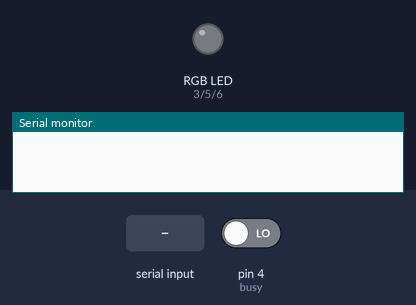
This sketch was run on a simulated Arduino Uno, built with avr-gcc and run on an emulated ATmega328P. On the bench: an RGB LED mixed from three pins (HIGH = lit), the last lines printed to the serial monitor. The inputs (shaded band) are chosen by the test bench; at power-on: pin 4 (busy) LOW. Random numbers use the default seed unless the sketch sets one; the audio player accepts every command and is not drawn.

Above: at 1.2 s.
1.3 s: "other" received over the second serial link
At 1.48 s:
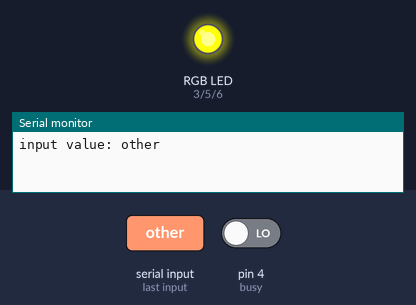
At 2.3 s:
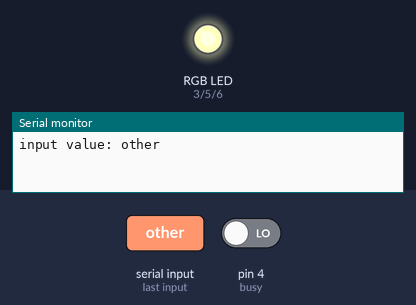
3.4 s: "onoff" received over the second serial link
At 4.6 s:
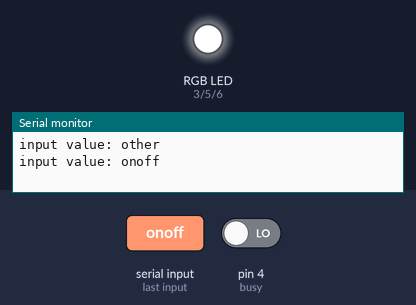
4.9 s: "sleep" received over the second serial link
10.9 s: "start" received over the second serial link
Timing chart, 0 to 29.4 s (numbered marks = the images above; inputs shaded):
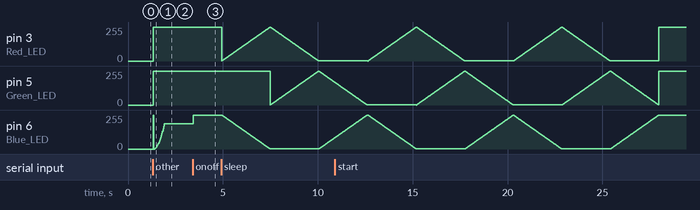

The sketch:

Healing_Mood_Lamp_CODE.ino
```cpp
#include <DFPlayer_Mini_Mp3.h>
#include <SoftwareSerial.h> //시리얼 통신 라이브러리 호출
//일반 입출력 데이터핀을 rx,tx핀으로 동작 가능하게끔 만들어주는 라이브러리
#define MAX 255
/**********************핀 설정*********************/
/********이름********번호**************기능********/
int Red_LED   = 3;              // 빨간색
int Green_LED = 5;              // 초록색
int Blue_LED  = 6;              // 파란색
int blueTx    = 10;             // bluetooth Tx (보내는핀 설정)
int blueRx    = 9;              // bluetooth Rx (받는핀 설정)
int mptx      = 12;             // mp3module Tx
int mprx      = 13;             // mp3module Rx
int busy      = 4;              // 음악이 재생중인지 아닌지 판독하는 핀

/********************일반 변수***********************/
int red=0;                    // 빨간색 led변수
int blue=0;                   // 파란색 led변수
int green=0;                  // 초록색 led변수
int vol = 15;                 // 볼륨 변수
String myString="";           // 받는 문자열(입력받는 문자열을 저장하기위한 변수)
int count=0;                  // 수면모드 카운터

/*******************상태 변수************************/
boolean state = 0;              // 수면모드실행 상태인지 아닌지 실행(1),실행아님(0)
boolean firstmusicorder = 0;    // 음악재생 최초 실행 여부
boolean pausestate = 0;         // 일시 정지상태
boolean play_state;             // 음악이 재생중인지 아닌지

//일반 입출력 데이터 핀을 rx,tx로 동작 가능하도록 만들어주는 함수 softwareserial name(핀번호,핀번호)
//소프트웨어 시리얼로
SoftwareSerial mySerial(blueTx, blueRx);      //시리얼 통신을 위한 객체선언
SoftwareSerial mp(mptx, mprx);                //시리얼 통신을 위한 객체선언


void resetRGB(){  // 3개의 핀 출력이 모두 1이면 LED가 꺼짐
  red = MAX;
  green = MAX;
  blue = MAX;
}

void setup() {
  //시리얼 통신을 초기화하고 전송속도를 설정하는 함수 name.begin(전송속도)
  Serial.begin(9600);   //시리얼모니터 개방
  mp.begin (9600);
  mySerial.begin(9600);  //블루투스 시리얼 개방
  mp3_set_serial (mp);  //set softwareSerial for DFPlayer-mini mp3 module
  delay(10);  //wait 1ms for mp3 module to set volume
  resetRGB();
  mp3_set_volume (vol);
}

void setRGB(int a, int b, int c){
  red = a;
  blue = b;
  green = c;
}

void turnRGB(){
  analogWrite( Red_LED, red );
  analogWrite( Green_LED, green );
  analogWrite( Blue_LED, blue );
  //analogwirte는 pwm 파형을 만들어주는 명령어(아날로그 신호를 출력할 수는 없지만 pwm 방식으로 아날로그 신호에 가깝게 만들어줌)
  //아두이노에서 pwm 방식으로 아날로그 값을 출력 할 때 0에서 255까지 총 256가지의 값을 출력 가능
  //각 값에 따라 duty cycle(1인상태의 비율)이 몇퍼센트인지 바뀜
  //그에 led 밝기는 0에서 최소, 255에서 최대가 됨(low,high)
}

void other(){
  //부드럽게 변화시키기위해서 for문 활용
  int r = random(3);
  switch(r){

  case 0:

    for(int i = 0 ; i < 20 ; i ++){
      red += i;
      turnRGB();
      delay(30);
    }
    if(red > MAX)
      red -= MAX;
    break;

  case 1:
    for(int i = 0 ; i < 20 ; i ++){
      blue += i;
      turnRGB();
      delay(30);
    }
    if(blue > MAX)
      blue -= MAX;
    break;

  case 2:
    for(int i = 0 ; i < 20 ; i ++){
      green += i;
      turnRGB();
      delay(30);
    }
    if(green > MAX)
      green -= MAX;
    break;

  }
}

void allreset(){
  resetRGB();
  myString="";
  state = false;
  firstmusicorder = false;
  pausestate = false;
  count=0;
  turnRGB();
  count = 0;
  mp3_stop();
}

void SleepMode()
{

  while(!mySerial.available())  //mySerial에 전송된 값이 없다면 반복 있으면 정지
  { //조명 바뀌는 동작 시간 7초
    for( int i = 0 ; i < 255 ; i ++ )
    {
      analogWrite( Red_LED, i );
      analogWrite( Blue_LED, 255 - i );
      delay(10);
    }
    for( int i = 0 ; i < 255 ; i ++ )
    {
      analogWrite( Green_LED, i );
      analogWrite( Red_LED, 255 - i );
      delay(10);
    }
    for( int i = 0 ; i < 255 ; i ++ )
    {
      analogWrite( Blue_LED, i );
      analogWrite( Green_LED, 255 - i );
      delay(10);
    }
    play_state = digitalRead(busy);     // connect Pin4 to BUSY pin of player
    if(play_state == HIGH && firstmusicorder == true
      && pausestate == false){  // 처음 음악재생을 했었고 노래가끝나면 다음곡 재생
        mp3_next ();
    }
    count ++;
    if( count == 3 ) { //약 1시간동안 수면모드(count 500) 일 경우 음악재생/조명 꺼지도록 all reset
      allreset();
      break;
    }

  }
}

void loop() {
  play_state = digitalRead(busy);     // connect Pin4 to BUSY pin of player
  if(play_state == HIGH && firstmusicorder == true
    && pausestate == false){      // 처음 음악재생을 했고, 퍼즈 상태에서의 재생이 아니면 다음곡 재생(노래가끝나면)
      mp3_next ();
  }
  if(play_state == LOW) pausestate = false;

  while(mySerial.available())  //mySerial에 전송된 값이 있으면
  {
    char myChar = (char)mySerial.read();   //mySerial int 값을 char 형식으로 변환
    myString+=myChar;                      //수신되는 문자를 myString에 모두 붙임 (1바이트씩 전송되는 것을 연결)
    delay(5);                              //수신 문자열 끊김 방지
  }

  if(!myString.equals(""))  //myString 값이 있다면
  {
    Serial.println("input value: "+ myString); // 시리얼모니터에 myString값 출력
    mySerial.println("\n  " + myString);           // 앱에 보낸 데이터 값 출력

    if(myString == "onoff" ){   //전달받은 문자열이 onoff면 전원을 끄거나 킴
      int s;
      if(red == MAX && blue == MAX && green == MAX )  // 꺼져있는 상태이면
        s = 0;
      if(red < MAX || blue < MAX || green < MAX )     // 켜져있는 상태이면
        s = 1;
      switch(s){
      case 0:   // OFF 상태라면
        setRGB(255,0,39); //하늘색으로 켜짐 원래 rgb(0,255,216)
        turnRGB();
        state = false;
        break;
      case 1:   // ON 상태라면 OFF
        resetRGB();
        turnRGB();
        state = false;
        break;
      }
    }
    if(myString == "other" ){   //다른색깔로바꿔줌
      other();
      state = false;
    }

    if(myString == "sleep" ){   //수면 모드 실행, 음악관련 조작 x
      if( state == false ){
        state = true;
        SleepMode();//무지개빛 계속반복
      }
    }

    if(myString == "start" ){   // 음악 재생
      if( state == true )       //수면모드 실행중이라면 start 명령을 전달해도 수면모드
        SleepMode();
      if( state == false && firstmusicorder == false){  // 처음 재생시 랜덤재생
        firstmusicorder = true;
        mp3_random_play();
      }
      if( state == false && firstmusicorder == true){   // 그 이후부턴 재생하던 곡 부터 재생
        mp3_play ();
      }
    }

    if(myString == "next" ){    // 다음 곡 재생
      if( state == true )
        SleepMode();
      if( state == false )
        mp3_next ();
      pausestate = false;
    }

    if(myString == "prev" ){    // 이전 곡 재생
      if( state == true )
        SleepMode();
      if( state == false )
        mp3_prev ();
      pausestate = false;
    }

    if(myString == "pause" ){   // 일시정지
      if( state == true )
        SleepMode();
      if( state == false ){
        pausestate = true;
       while(!mySerial.available())  //mySerial에 전송된 값이 없다면 반복 있으면 정지
        {
          mp3_pause();
        }
      }
    }

    if(myString == "volup" ){   // 볼륨 up
      if( state == false && vol<30)
        mp3_set_volume (++vol);
      if( state == true )
        SleepMode();
    }

    if(myString == "voldown" ){   //볼륨 down
      if(state == false && vol>0)
        mp3_set_volume (--vol);
      if( state == true )
        SleepMode();
    }

    myString="";  //myString 변수값 초기화
  }
}
```

Measured:
- after the input at 1.3 s, pin 3 (Red_LED), pin 5 (Green_LED): 0/255 → 255/255 at once
- after the input at 3.4 s, pin 6 (Blue_LED): 189/255 → 255/255 at once
